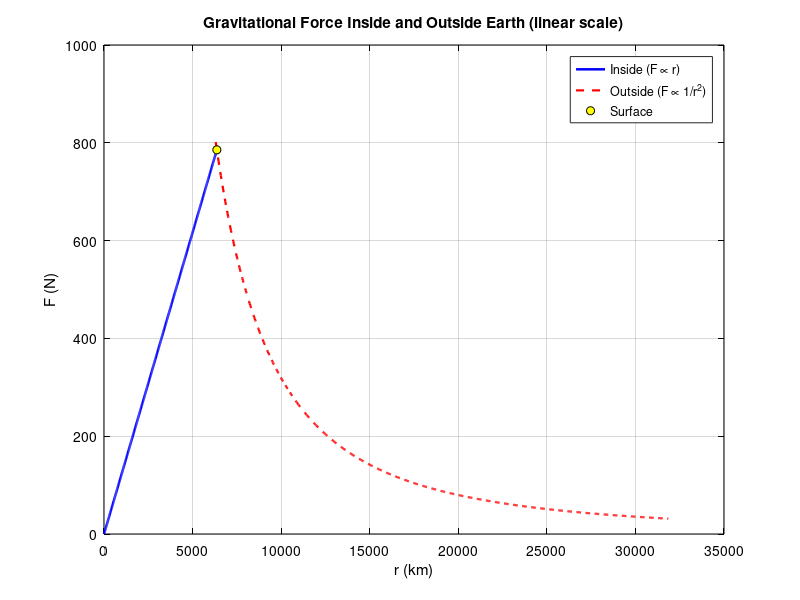

The MATLAB source for this figure:
clearvars; close all;

% Constants / parameters
G  = 6.67430e-11;        % gravitational constant (m^3/kg/s^2)
Me = 5.972e24;           % Earth mass (kg)
R  = 6.371e6;            % Earth radius (m) - use earthRadius if available
m  = 80;                 % test mass (kg)

% radial vector: from 0 to some multiple of R (avoid exact 0 for division)
r_out = linspace(R*0.99, 5*R, 800);   % outside region (close to R to 5R)
r_in  = linspace(0, R, 400);          % inside region including r=0

% Inside: M(r) = Me * (r^3 / R^3) -> F = G * M(r) * m / r^2 = G * Me * m / R^3 * r
% At r=0, the expression is linear -> F(0)=0
F_in = (G * Me * m / R^3) .* r_in;

% Outside: F = G * Me * m / r^2
% Avoid r==0; r_out starts near R
F_out = (G * Me * m) ./ (r_out.^2);

% Combined arrays for a single plot (optional)
r_comb = [r_in, r_out];
F_comb = [F_in, F_out];

% Plot linear scale
figure('Color','w');
plot(r_in./1e3, F_in, 'b-', 'LineWidth',1.8); hold on;
plot(r_out./1e3, F_out, 'r--', 'LineWidth',1.6);
plot(R/1e3, (G*Me*m/R^2), 'ko', 'MarkerFaceColor','y'); % surface marker
xlabel('r (km)','Color','k');
ylabel('F (N)','Color','k');
title('Gravitational Force Inside and Outside Earth (linear scale)','Color','k');
legend('Inside (F \propto r)','Outside (F \propto 1/r^2)','Surface','Location','northeast');
grid on; box on; set(gca,'XColor','k','YColor','k');

% Annotate key values
F_surface = G*Me*m / R^2;
fprintf('At surface r = %.3e m: F = %.3e N (g = %.3e m/s^2)\n', R, F_surface, F_surface/m);

% Optional: show ratio inside linear coefficient
k_inside = G*Me*m / R^3;
fprintf('Inside linear coefficient: F = k*r with k = %.3e N/m\n', k_inside);
